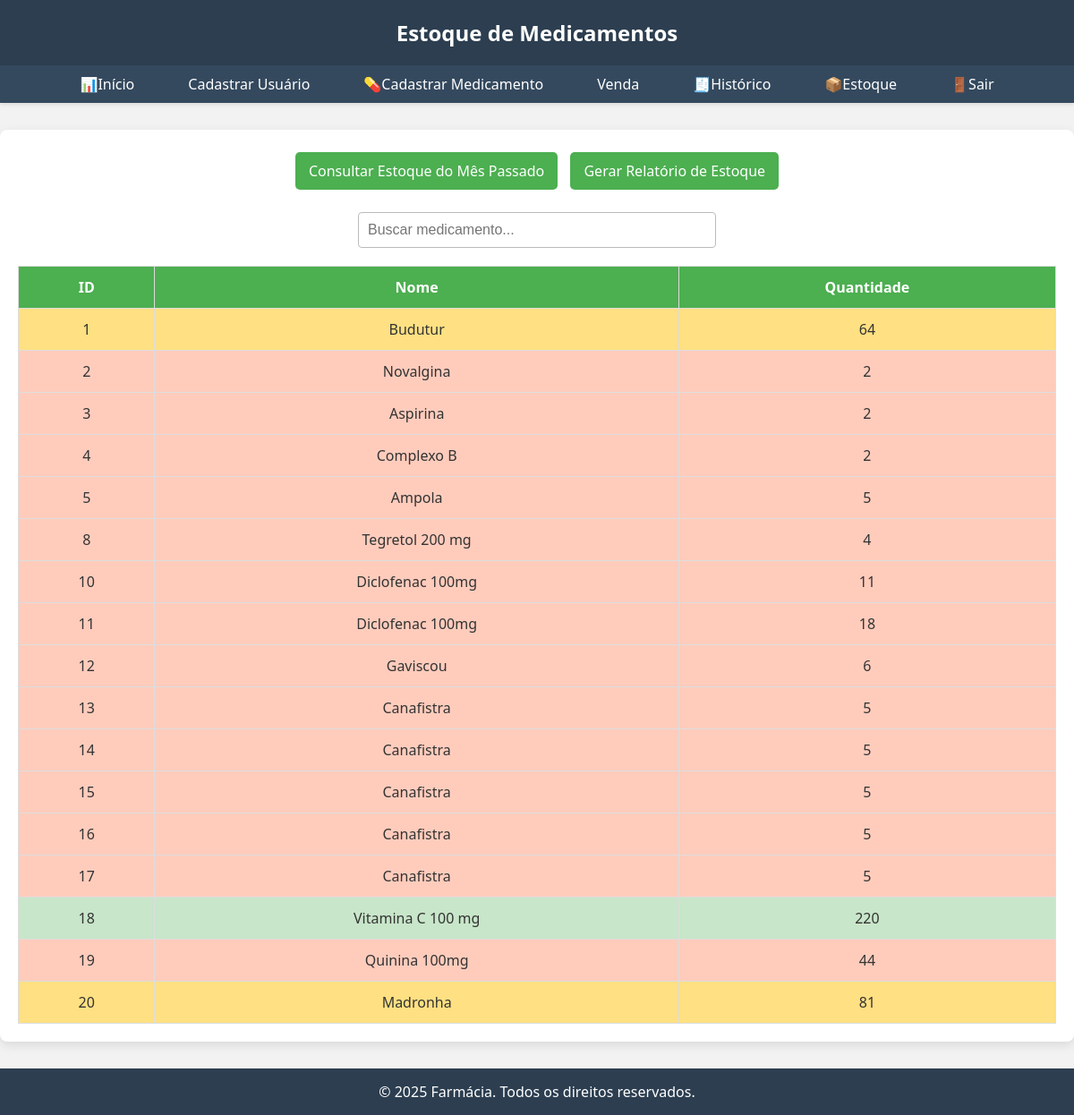
/estoque.php (signed in), run on the app's committed database.
### tables this page shows
CREATE TABLE `medicamentos` (
  `id` int(11) NOT NULL AUTO_INCREMENT,
  `nome` varchar(100) DEFAULT NULL,
  `descricao` varchar(250) DEFAULT NULL,
  `quantidade` int(11) DEFAULT NULL,
  `preco` decimal(10,2) DEFAULT NULL,
  `validade` date NOT NULL,
  PRIMARY KEY (`id`)
);

### estoque.php (the view, shortened to what this page needs)
<?php
function conectar_banco() {
    $servername = "localhost";
    $username   = "root";
    $password   = "";
    $dbname     = "farmacia";
    $conn = mysqli_connect($servername, $username, $password, $dbname);
    return $conn;
}
$conn = conectar_banco();
$sql = "SELECT id, nome, quantidade FROM medicamentos";
$result = mysqli_query($conn, $sql);
?>
<!DOCTYPE html>
<html lang="pt-br">
<head>
</head>
<body>
  <header>Estoque de Medicamentos</header>
  <nav>
    <ul>
      <li><a href="dashboard.php">📊Início</a></li>
      <li><a href="cadastro_usuarios.php">Cadastrar Usuário</a></li>
      <li><a href="cadastro_medicamento.php">💊Cadastrar Medicamento</a></li>
      <li><a href="venda.php">Venda</a></li>
      <li><a href="historico.php">🧾Histórico</a></li>
      <li><a href="estoque.php">📦Estoque</a></li>
      <li><a href="logout.php">🚪Sair</a></li>
    </ul>
  </nav>
  <main>
    <div class="action-buttons">
      <a href="estoquepassado.php" class="button">Consultar Estoque do Mês Passado</a>
      <a href="relatorio_estoque.php" class="button">Gerar Relatório de Estoque</a>
    </div>
    <div class="search-container">
      <input type="text" id="searchInput" placeholder="Buscar medicamento..." onkeyup="filtrarMedicamentos()">
    </div>
    <table id="medicamentosTable">
      <thead>
        <tr>
          <th>ID</th>
          <th>Nome</th>
          <th>Quantidade</th>
        </tr>
      </thead>
      <tbody>
        <?php
        if (mysqli_num_rows($result) > 0) {
            while ($row = mysqli_fetch_assoc($result)) {
                if ($row["quantidade"] >= 100) {
                    $class = "full";
                } elseif ($row["quantidade"] >= 50) {
                    $class = "medium";
                } else {
                    $class = "low";
                }
                echo "<tr class='$class'>";
                echo "<td>" . $row["id"] . "</td>";
                echo "<td>" . $row["nome"] . "</td>";
                echo "<td>" . $row["quantidade"] . "</td>";
                echo "</tr>";
            }
        } else {
            echo "<tr><td colspan='3'>Nenhum medicamento cadastrado</td></tr>";
        }
        ?>
      </tbody>
    </table>
  </main>
  <footer>
    <p>&copy; 2025 Farmácia. Todos os direitos reservados.</p>
  </footer>
</body>
</html>

### estoque.php (style rules this page uses)
* { box-sizing: border-box; margin: 0; padding: 0; }
body { font-family: 'Segoe UI', Tahoma, Geneva, Verdana, sans-serif; background-color: #f2f2f2; color: #333; }
header { background-color: #2c3e50; padding: 20px; text-align: center; color: #fff; font-size: 24px; font-weight: bold; }
nav { background-color: #34495e; padding: 10px 0; box-shadow: 0 2px 4px rgba(0,0,0,0.1); }
nav ul { list-style: none; display: flex; justify-content: center; gap: 30px; flex-wrap: wrap; }
nav ul li a { color: #fff; text-decoration: none; font-size: 16px; font-weight: 500; padding: 8px 15px; transition: background-color 0.3s ease; }
main { max-width: 1200px; margin: 30px auto; padding: 20px; background: #fff; border-radius: 8px; box-shadow: 0 4px 12px rgba(0,0,0,0.1); }
.action-buttons { text-align: center; margin-bottom: 20px; }
.button { display: inline-block; padding: 10px 15px; margin: 5px; background-color: #4CAF50; color: #fff; text-decoration: none; border-radius: 5px; transition: background-color 0.3s ease; }
.search-container { margin-bottom: 20px; text-align: center; }
.search-container input[type="text"] { width: 90%; max-width: 400px; padding: 10px; border: 1px solid #bbb; border-radius: 4px; font-size: 16px; }
table { width: 100%; border-collapse: collapse; margin-top: 15px; }
th, td { text-align: center; padding: 12px; border: 1px solid #ddd; }
th { background-color: #4CAF50; color: #fff; }
.full { background-color: #c8e6c9; }
.medium { background-color: #ffe082; }
.low { background-color: #ffccbc; }
footer { background-color: #2c3e50; color: #fff; text-align: center; padding: 15px; margin-top: 30px; }

### data on the page
medicamentos: id "1", nome "Budutur", quantidade "64"
medicamentos: id "2", nome "Novalgina", quantidade "2"
medicamentos: id "3", nome "Aspirina", quantidade "2"
medicamentos: id "4", nome "Complexo B", quantidade "2"
medicamentos: id "5", nome "Ampola", quantidade "5"
medicamentos: id "8", nome "Tegretol 200 mg", quantidade "4"
medicamentos: id "10", nome "Diclofenac 100mg", quantidade "11"
medicamentos: id "11", nome "Diclofenac 100mg", quantidade "18"
medicamentos: id "12", nome "Gaviscou", quantidade "6"
medicamentos: id "13", nome "Canafistra", quantidade "5"
medicamentos: id "14", nome "Canafistra", quantidade "5"
medicamentos: id "15", nome "Canafistra", quantidade "5"
medicamentos: id "16", nome "Canafistra", quantidade "5"
medicamentos: id "17", nome "Canafistra", quantidade "5"
medicamentos: id "18", nome "Vitamina C 100 mg", quantidade "220"
medicamentos: id "19", nome "Quinina 100mg", quantidade "44"
medicamentos: id "20", nome "Madronha", quantidade "81"
